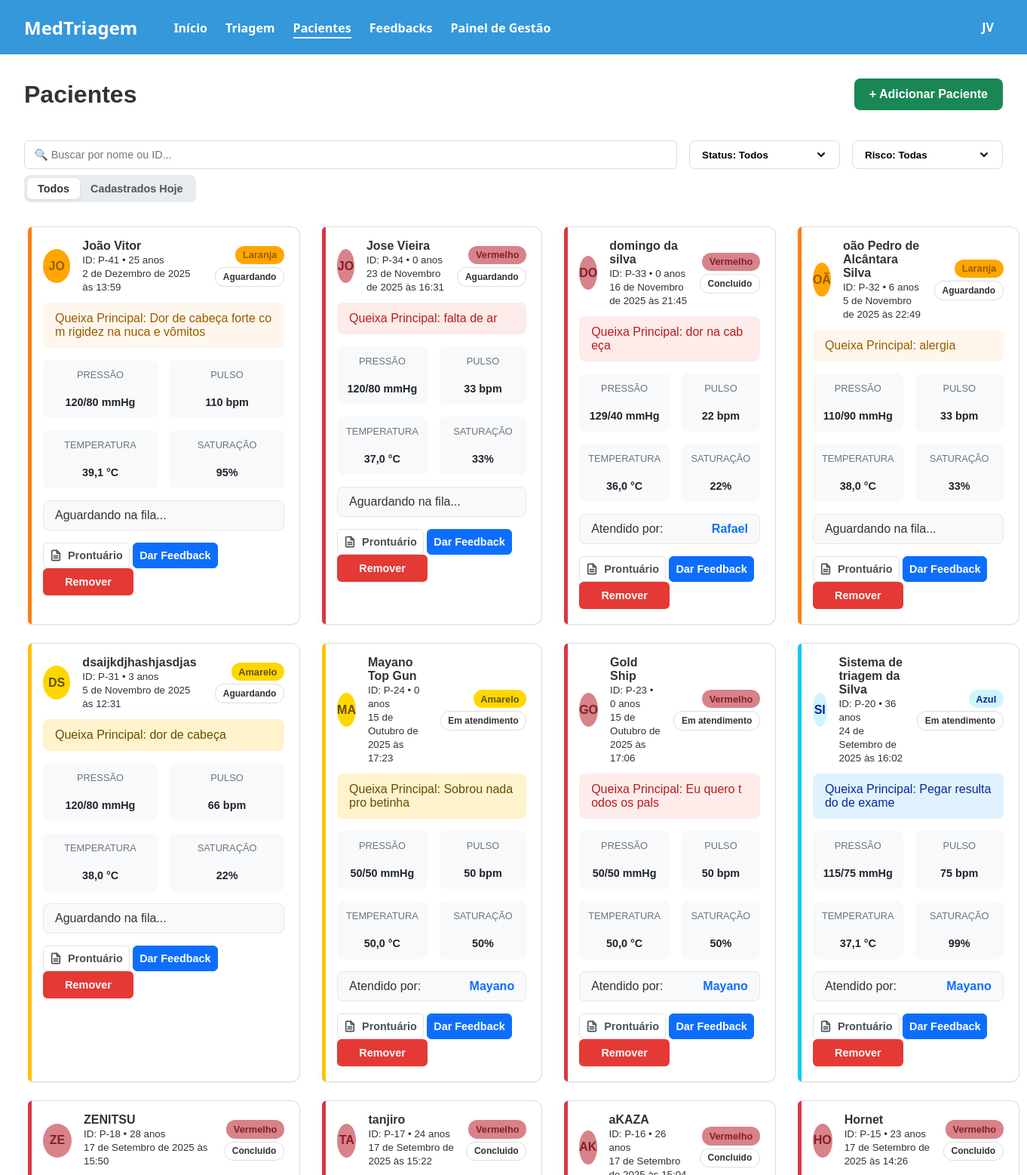
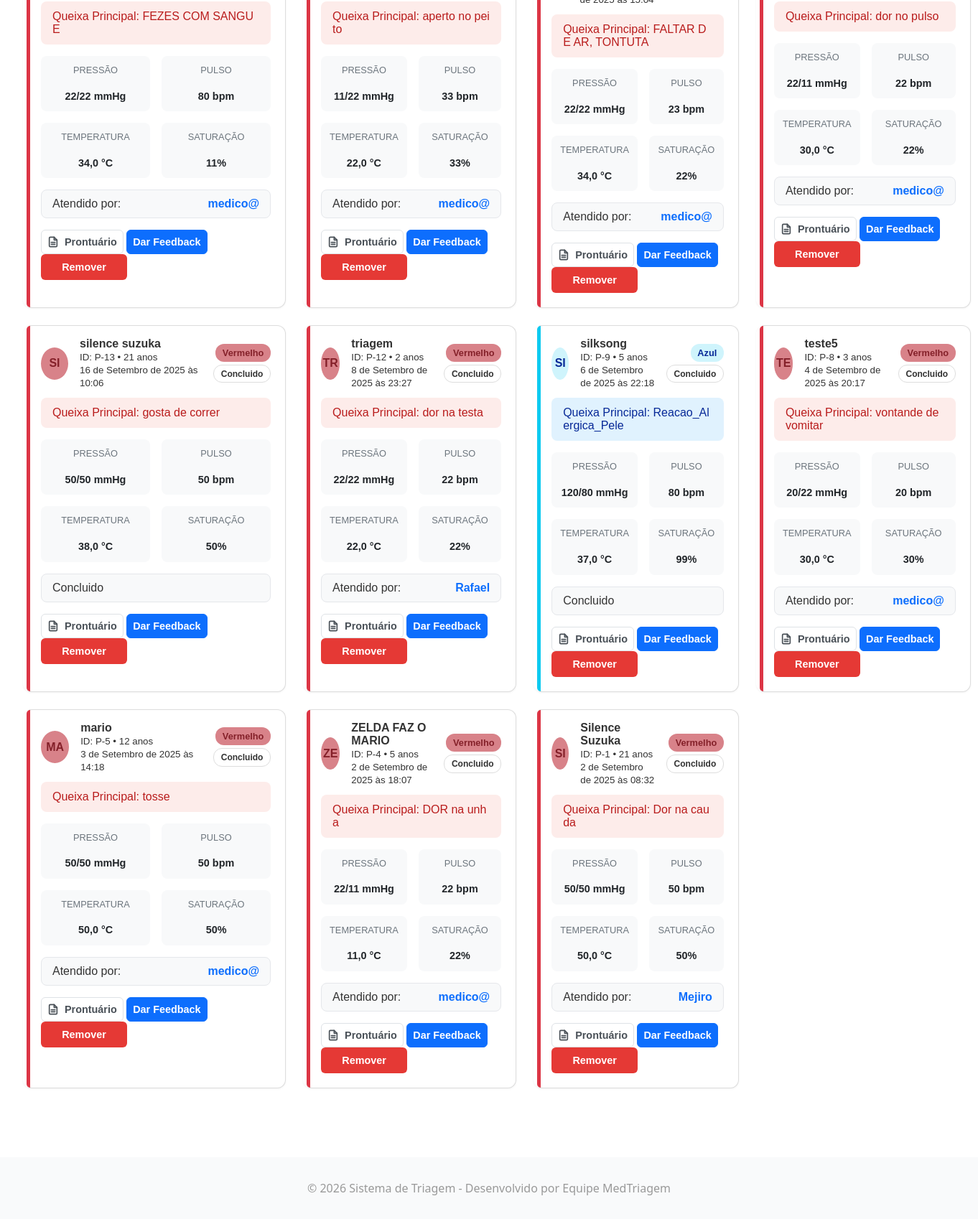
The page /master/listar/ (signed in) on the database its author committed (2 pictures, top to bottom).
### triagem/models.py (models this page shows, shortened)
class Paciente(models.Model):
    unidade_saude = models.ForeignKey(UnidadeSaude, on_delete=models.CASCADE, null=True) # Campo OBRIGATÓRIO
    Sexualidade = [
        ('Masculino', 'Masculino'),
        ('Feminino', 'Feminino'),
    ]
    Convenios = [
        ('SUS', 'SUS'),
        ('Unimed', 'Unimed'),
        ('Hapvida', 'Hapvida'),
        ('Amil', 'Amil'),
        ('Bradesco Saude', 'Bradesco Saude'),
    ]
    Status = [
        ('Pendente', 'Pendente'),
        ('Aguardando', 'Aguardando'),
        ('Em atendimento', 'Em atendimento'),
        ('Concluido', 'Concluido'),
    ]
    Sintomas = [
        ('Dor_Toracica', 'Dor Torácica / Aperto no Peito'),
        ('Falta_de_Ar', 'Falta de Ar / Dificuldade para Respirar'),
        ('Alteracao_Neurologica_Grave', 'Alteração de Consciência / Convulsão / Confusão'),
        ('Sangramento_Ativo', 'Sangramento Ativo / Vômito ou Fezes com Sangue'),
        ('Febre', 'Febre / Calafrios'),
        ('Dor_de_Cabeca', 'Dor de Cabeça'),
        ('Tontura_MalEstar', 'Tontura / Fraqueza / Mal-estar Geral'),
        ('Sintomas_Respiratorios_Leves', 'Tosse / Espirros / Dor de Garganta'),
        ('Dor_Abdominal', 'Dor Abdominal / Cólica'),
        ('Sintomas_Gastrointestinais', 'Náusea / Vômito / Diarreia'),
        ('Lesao_Trauma', 'Lesão / Trauma / Queda Recente'),
        ('Dor_Locomotora', 'Dor Muscular / Articular / Lombar'),
        ('Reacao_Alergica_Pele', 'Reação Alérgica / Erupção na Pele / Inchaço'),
        ('Queixa_Urinaria', 'Queixa Urinária (Dor ao urinar / Sangue na urina)'),
        ('Outro', 'Outro'),
    ]
    Risco = [
        ('Vermelho', 'Emergência'),
        ('Laranja', 'Muito Urgente'),
        ('Amarelo', 'Urgente'),
        ('Verde', 'Pouco Urgente'),
        ('Azul', 'Não Urgente'),
    ]
    Profissionais = [
        ('Clinica Medica', 'Clinica Medica'),
        ('Ortopedia', 'Ortopedia'),
        ('Pediatria', 'Pediatria'),
        ('Cardiologia', 'Cardiologia'),
        ('Neurologia', 'Neurologia'),
    ]
    nome = models.CharField(max_length=100)
    data_nascimento = models.DateField(verbose_name="Data de Nascimento")
    sexo = models.CharField(choices=Sexualidade, max_length=50)
    cpf = models.CharField(unique=True, max_length=14)
    convenio = models.CharField(choices=Convenios, max_length=50)
    nome_responsavel = models.CharField(max_length=100, blank=True, null=True, verbose_name="Nome do Responsável")
    cpf_responsavel = models.CharField(max_length=14, blank=True, null=True, verbose_name="CPF do Responsável")
    temperatura = models.FloatField(max_length=3)
    pressao_sistolica = models.CharField(max_length=3) # Valor maior
    pressao_diastolica = models.CharField(max_length=3) # Valor menor
    pulso = models.CharField(max_length=3)
    frequenciaRespiratoria = models.CharField(max_length=3)
    saturacao = models.CharField(max_length=3)
    glicemia = models.CharField(max_length=3)
    dor = models.IntegerField(validators=[MinValueValidator(0), MaxValueValidator(10)])
    queixa = models.CharField(max_length=1000)
    inicio_sintomas = models.DateField()
    sintomas_associados = models.CharField(choices=Sintomas, max_length=50)
    observacoes = models.CharField(blank=True, null=True, max_length=1000)
    classificacao = models.CharField(choices=Risco, max_length=50,blank=True, null=True)
    justificativa = models.CharField(max_length=255, blank=True, null=True)
    encaminhamento = models.CharField(choices=Profissionais, max_length=50,blank=True, null=True)
    status = models.CharField(max_length=30, choices=Status, default='Pendente',blank=True, null=True)
    hora_chegada = models.DateTimeField(default=timezone.now, blank=True)
    hora_inicio_atendimento = models.DateTimeField(null=True, blank=True)
    hora_fim_atendimento = models.DateTimeField(null=True, blank=True)
    atendente = models.ForeignKey(settings.AUTH_USER_MODEL, on_delete=models.PROTECT, related_name='pacientes_criados')
    medico_responsavel = models.ForeignKey(settings.AUTH_USER_MODEL, on_delete=models.SET_NULL, related_name='pacientes_atendidos', null=True, blank=True)
    @property
    def idade(self):
        if not self.data_nascimento:
            return None # Retorna nada se a data de nascimento não estiver preenchida
        hoje = date.today()
        idade_calculada = hoje.year - self.data_nascimento.year - ((hoje.month, hoje.day) < (self.data_nascimento.month, self.data_nascimento.day))
        return idade_calculada
    @property
    def pressao_arterial(self):
        return f"{self.pressao_sistolica}/{self.pressao_diastolica}"

class CustomUser(AbstractUser):
    unidade_saude = models.ForeignKey(UnidadeSaude, on_delete=models.CASCADE, null=True) # Campo OBRIGATÓRIO
    class TipoUsuario(models.TextChoices):
        ATENDENTE = 'ATENDENTE', 'Atendente'
        MEDICO = 'MEDICO', 'Médico'
        ENFERMEIRO = 'ENFERMEIRO', 'Enfermeiro'
        ADMIN = 'ADMIN', 'Admin'
    UF_CHOICES = [
        ('AC', 'AC'), ('AL', 'AL'), ('AP', 'AP'), ('AM', 'AM'), ('BA', 'BA'),
        ('CE', 'CE'), ('DF', 'DF'), ('ES', 'ES'), ('GO', 'GO'), ('MA', 'MA'),
        ('MT', 'MT'), ('MS', 'MS'), ('MG', 'MG'), ('PA', 'PA'), ('PB', 'PB'),
        ('PR', 'PR'), ('PE', 'PE'), ('PI', 'PI'), ('RJ', 'RJ'), ('RN', 'RN'),
        ('RS', 'RS'), ('RO', 'RO'), ('RR', 'RR'), ('SC', 'SC'), ('SP', 'SP'),
        ('SE', 'SE'), ('TO', 'TO'),
    ]
    Especializacoes = [
        ('CLINICA_GERAL', 'Clínica Geral'),
        ('CARDIOLOGIA', 'Cardiologia'),
        ('ORTOPEDIA', 'Ortopedia'),
        ('PEDIATRIA', 'Pediatria'),
        ('NEUROLOGIA', 'Neurologia'),
        ('OUTRA', 'Outra')
    ]
    nome_completo = models.CharField(max_length=255)
    email = models.EmailField(unique=True)
    cpf = models.CharField(max_length=14, unique=True)
    telefone = models.CharField(max_length=20, blank=True, null=True)
    tipo_usuario = models.CharField(max_length=20, choices=TipoUsuario.choices, default=TipoUsuario.ATENDENTE)
    crm = models.CharField(max_length=20, blank=True, null=True, verbose_name="CRM (Apenas para Médicos)")
    especializacao = models.CharField(max_length=50, choices=Especializacoes,blank=True,null=True)
    coren = models.CharField(max_length=20, blank=True, null=True, verbose_name="COREN (Apenas para Téc. de Enfermagem)")
    uf_registro = models.CharField(max_length=2, choices=UF_CHOICES, blank=True, null=True, verbose_name="UF do Registro Profissional")
    foto_perfil = models.ImageField(upload_to='fotos_perfil/', default='fotos_perfil/default.jpg', null=True,blank=True,verbose_name="Foto de Perfil")
    USERNAME_FIELD = 'username'
    REQUIRED_FIELDS = ['email', 'nome_completo', 'cpf']

### triagem/views.py (the view)
# urls.py: path('listar/', list_view, name='listar'),
@login_required
def list_view(request):
    unidade_atual = request.user.unidade_saude
    pacientes = Paciente.objects.exclude(status='Pendente').order_by('-id')
    status_contagem = Counter(p.status for p in pacientes)
    return render(request, 'site/listar.html', {
        'pacientes': pacientes,
        'status_contagem': status_contagem,
        'pagina_ativa': 'pacientes'
    })

### triagem/templates/site/listar.html (shortened to what this page needs)
{% extends 'site/headerBase.html' %}
{% load static %}
{% block styles %}
    <link rel="stylesheet" href="{% static 'front/css/listar.css' %}?v=4">
{% endblock %}
{% block content %}
<main class="pacientes-container">
    <div class="pacientes-header">
        <h2>Pacientes</h2>
        {% if user.tipo_usuario != 'MEDICO' %}
        <a href="{% url 'hosp:criar' %}">
            <button class="btn-adicionar">+ Adicionar Paciente</button>
            </a>
        {% endif %}
    </div>
    <div class="filtros-container">
        <div class="filtros-principal">
            <div class="busca-container-vertical">
                <input type="text" id="busca-input" placeholder="🔍 Buscar por nome ou ID..." class="busca-input">
                <div class="filtro-data-container">
                    <button class="btn-filtro-data ativo" data-periodo="todos">Todos</button>
                    <button class="btn-filtro-data" data-periodo="hoje">Cadastrados Hoje</button>
                </div>
            </div>
            <div class="filtro-dropdown-container">
                <button class="filtro-ativar-btn" id="status-filtro-btn">
                    <span>Status: Todos</span>
                    <svg width="16" height="16" viewBox="0 0 24 24" fill="none" stroke="currentColor" stroke-width="3" stroke-linecap="round" stroke-linejoin="round"><path d="M6 9l6 6 6-6"/></svg>
                </button>
            </div>
            <div class="filtro-dropdown-container">
                <button class="filtro-ativar-btn" id="risco-filtro-btn">
                    <span>Risco: Todas</span>
                    <svg width="16" height="16" viewBox="0 0 24 24" fill="none" stroke="currentColor" stroke-width="3" stroke-linecap="round" stroke-linejoin="round"><path d="M6 9l6 6 6-6"/></svg>
                </button>
            </div>
        </div>
    </div>
    <div class="cards-pacientes">
        {% for paciente in pacientes %}
        <div class="card-paciente {{ paciente.classificacao|lower }}" data-cor="{{ paciente.classificacao|lower }}" data-status="{{ paciente.status }}" data-cadastro="{{ paciente.hora_chegada|date:'Y-m-d' }}">
            <div class="card-topo">
                <div class="bolinha {{ paciente.classificacao|lower }}">{{ paciente.nome|slice:":2"|upper }}</div>
                <div class="card-info">
                    <strong>{{ paciente.nome }}</strong>
                    <br>
                    <small>ID: P-{{ paciente.id }} • {{ paciente.idade }} anos</small>
                    <br>
                    <small>{{ paciente.hora_chegada }}</small>
                </div>
                <div class="topo-direita">
                    <span class="tag {{ paciente.classificacao|lower }}">{{ paciente.classificacao }}</span>
                    <span class="status-paciente">{{ paciente.status|default:'Aguardando' }}</span>
                </div>
            </div>
            <p class="queixa">Queixa Principal: {{ paciente.queixa }}</p>
            <div class="detalhes">
                <div class="pressao"><b>Pressão</b><br>{{ paciente.pressao_arterial }} mmHg</div>
                <div class="pulso"><b>Pulso</b><br>{{ paciente.pulso }} bpm</div>
                <div class="temperatura"><b>Temperatura</b><br>{{ paciente.temperatura }} °C</div>
                <div class="saturacao"><b>Saturação</b><br>{{ paciente.saturacao }}%</div>
            </div>
            {% if user.tipo_usuario != 'MEDICO' %}
            <div class="status-atendimento-container">
                <div class="atendido-por">
                    {% if paciente.status == 'Aguardando' %}
                        <span class="status-info">Aguardando na fila...</span>
                    {% elif paciente.status == 'Em atendimento' or paciente.status == 'Concluido' %}
                        {% if paciente.medico_responsavel %}
                            <span class="status-info">Atendido por:</span>
                            <span class="medico">{{ paciente.medico_responsavel.username }}</span>
                        {% else %}
                            <span class="status-info">{{ paciente.get_status_display }}</span>
                        {% endif %}
                    {% endif %}
                </div>
            </div>
            {% endif %}
            <div class="card-actions">
                <div class="acoes-botoes">
                    <a href="{% url 'hosp:mostrar' paciente.id %}" class="btn-prontuario">
                        <span>Prontuário</span>
                    </a>
                    <a href="{% url 'hosp:dar_feedback' pk=paciente.pk %}" class="btn btn-secondary btn-sm mt-1">Dar Feedback</a>
                    {% if user.tipo_usuario == 'ADMIN' %}
                    <a href="{% url 'hosp:deletar' paciente.id %}" onclick="return confirm('Tem certeza que deseja remover este paciente?')"><button class="btn-remover">Remover</button></a>
                    {% endif %}
                </div>
            </div>
        </div>
            {% empty %}
            <p style="grid-column: 1 / -1; text-align: center; color: #777;">
                Nenhum paciente encontrado no banco de dados.
            </p>
        {% endfor %}
    </div>
</main>
{% endblock %}

### triagem/static/front/css/base.css (style rules this page uses)
body { margin: 0; font-family: 'Segoe UI', Tahoma, Geneva, Verdana, sans-serif; background-color: #ffffff; color: #333; }
main { background-color: #ffffff; }

### rows shown on the page
Paciente: nome "JO", nome "João Vitor", id "41", idade "25", hora_chegada "2 de Dezembro de 2025 às 13:59", classificacao "Laranja", status "Aguardando", queixa "Dor de cabeça forte com rigidez na nuca e vômitos", pressao_arterial "120/80", pulso "110", temperatura "39,1", saturacao "95", shows "Aguardando na fila..."
Paciente: nome "JO", nome "Jose Vieira", id "34", idade "0", hora_chegada "23 de Novembro de 2025 às 16:31", classificacao "Vermelho", status "Aguardando", queixa "falta de ar", pressao_arterial "120/80", pulso "33", temperatura "37,0", saturacao "33", shows "Aguardando na fila..."
Paciente: nome "DO", nome "domingo da silva", id "33", idade "0", hora_chegada "16 de Novembro de 2025 às 21:45", classificacao "Vermelho", status "Concluido", queixa "dor na cabeça", pressao_arterial "129/40", pulso "22", temperatura "36,0", saturacao "22", medico_responsavel.username "Rafael"
Paciente: nome "OÃ", nome "oão Pedro de Alcântara Silva", id "32", idade "6", hora_chegada "5 de Novembro de 2025 às 22:49", classificacao "Laranja", status "Aguardando", queixa "alergia", pressao_arterial "110/90", pulso "33", temperatura "38,0", saturacao "33", shows "Aguardando na fila..."
Paciente: nome "DS", nome "dsaijkdjhashjasdjas", id "31", idade "3", hora_chegada "5 de Novembro de 2025 às 12:31", classificacao "Amarelo", status "Aguardando", queixa "dor de cabeça", pressao_arterial "120/80", pulso "66", temperatura "38,0", saturacao "22", shows "Aguardando na fila..."
Paciente: nome "MA", nome "Mayano Top Gun", id "24", idade "0", hora_chegada "15 de Outubro de 2025 às 17:23", classificacao "Amarelo", status "Em atendimento", queixa "Sobrou nada pro betinha", pressao_arterial "50/50", pulso "50", temperatura "50,0", saturacao "50", medico_responsavel.username "Mayano"
Paciente: nome "GO", nome "Gold Ship", id "23", idade "0", hora_chegada "15 de Outubro de 2025 às 17:06", classificacao "Vermelho", status "Em atendimento", queixa "Eu quero todos os pals", pressao_arterial "50/50", pulso "50", temperatura "50,0", saturacao "50", medico_responsavel.username "Mayano"
Paciente: nome "SI", nome "Sistema de triagem da Silva", id "20", idade "36", hora_chegada "24 de Setembro de 2025 às 16:02", classificacao "Azul", status "Em atendimento", queixa "Pegar resultado de exame", pressao_arterial "115/75", pulso "75", temperatura "37,1", saturacao "99", medico_responsavel.username "Mayano"
Paciente: nome "ZE", nome "ZENITSU", id "18", idade "28", hora_chegada "17 de Setembro de 2025 às 15:50", classificacao "Vermelho", status "Concluido", queixa "FEZES COM SANGUE", pressao_arterial "22/22", pulso "80", temperatura "34,0", saturacao "11", medico_responsavel.username "medico@"
Paciente: nome "TA", nome "tanjiro", id "17", idade "24", hora_chegada "17 de Setembro de 2025 às 15:22", classificacao "Vermelho", status "Concluido", queixa "aperto no peito", pressao_arterial "11/22", pulso "33", temperatura "22,0", saturacao "33", medico_responsavel.username "medico@"
Paciente: nome "AK", nome "aKAZA", id "16", idade "26", hora_chegada "17 de Setembro de 2025 às 15:04", classificacao "Vermelho", status "Concluido", queixa "FALTAR DE AR, TONTUTA", pressao_arterial "22/22", pulso "23", temperatura "34,0", saturacao "22", medico_responsavel.username "medico@"
Paciente: nome "HO", nome "Hornet", id "15", idade "23", hora_chegada "17 de Setembro de 2025 às 14:26", classificacao "Vermelho", status "Concluido", queixa "dor no pulso", pressao_arterial "22/11", pulso "22", temperatura "30,0", saturacao "22", medico_responsavel.username "medico@"
Paciente: nome "SI", nome "silence suzuka", id "13", idade "21", hora_chegada "16 de Setembro de 2025 às 10:06", classificacao "Vermelho", status "Concluido", queixa "gosta de correr", pressao_arterial "50/50", pulso "50", temperatura "38,0", saturacao "50"
Paciente: nome "TR", nome "triagem", id "12", idade "2", hora_chegada "8 de Setembro de 2025 às 23:27", classificacao "Vermelho", status "Concluido", queixa "dor na testa", pressao_arterial "22/22", pulso "22", temperatura "22,0", saturacao "22", medico_responsavel.username "Rafael"
Paciente: nome "SI", nome "silksong", id "9", idade "5", hora_chegada "6 de Setembro de 2025 às 22:18", classificacao "Azul", status "Concluido", queixa "Reacao_Alergica_Pele", pressao_arterial "120/80", pulso "80", temperatura "37,0", saturacao "99"
Paciente: nome "TE", nome "teste5", id "8", idade "3", hora_chegada "4 de Setembro de 2025 às 20:17", classificacao "Vermelho", status "Concluido", queixa "vontande de vomitar", pressao_arterial "20/22", pulso "20", temperatura "30,0", saturacao "30", medico_responsavel.username "medico@"
Paciente: nome "MA", nome "mario", id "5", idade "12", hora_chegada "3 de Setembro de 2025 às 14:18", classificacao "Vermelho", status "Concluido", queixa "tosse", pressao_arterial "50/50", pulso "50", temperatura "50,0", saturacao "50", medico_responsavel.username "medico@"
Paciente: nome "ZE", nome "ZELDA FAZ O MARIO", id "4", idade "5", hora_chegada "2 de Setembro de 2025 às 18:07", classificacao "Vermelho", status "Concluido", queixa "DOR na unha", pressao_arterial "22/11", pulso "22", temperatura "11,0", saturacao "22", medico_responsavel.username "medico@"
Paciente: nome "SI", nome "Silence Suzuka", id "1", idade "21", hora_chegada "2 de Setembro de 2025 às 08:32", classificacao "Vermelho", status "Concluido", queixa "Dor na cauda", pressao_arterial "50/50", pulso "50", temperatura "50,0", saturacao "50", medico_responsavel.username "Mejiro"
